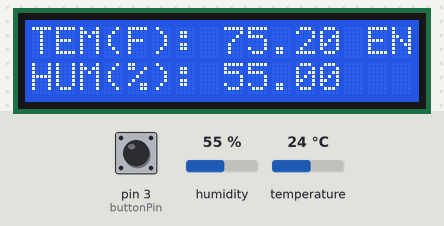
A sketch run on a simulated Arduino Uno, built with avr-gcc and run on an emulated ATmega328P. Shown: 16×2 character LCD. Inputs (shaded band) come from the test bench; at power-on: pin 3 (buttonPin) LOW, humidity 55 %, temperature 24 °C.

Above: at 1.2 s.
1.3 s: pin 3 (buttonPin) pulled HIGH for 0.15 s
At 2.5 s:
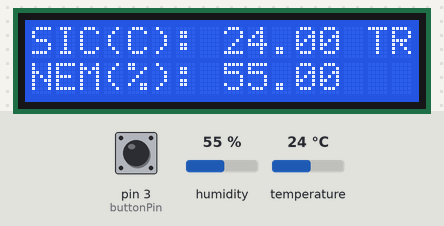
2.9 s: pin 3 (buttonPin) pulled HIGH for 1 s
At 4.2 s:
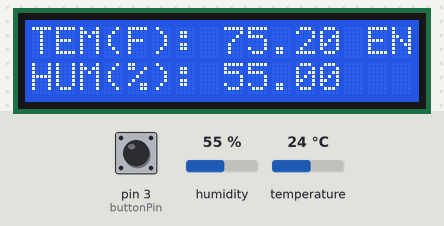
10.0 s: humidity set to 22 %
At 11.4 s:
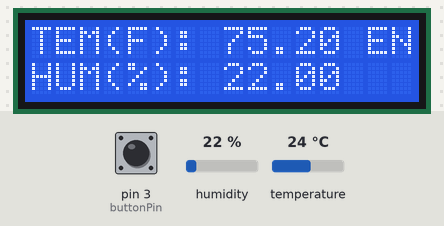
11.9 s: temperature set to 12 °C
At 13.3 s:
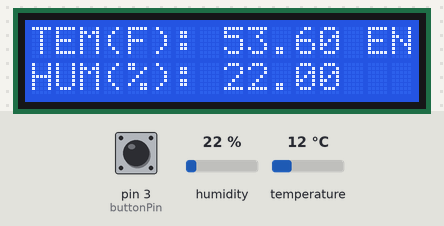
14.0 s: pin 3 (buttonPin) pulled HIGH for 0.15 s
At 15.4 s:
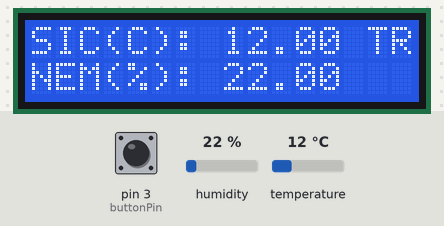
20.3 s: humidity set to 40 %
At 21.4 s:
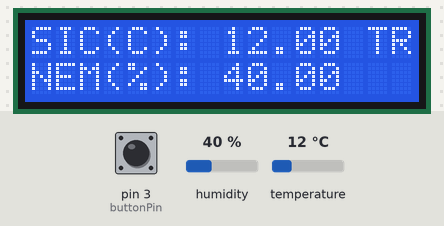
Timing chart, 0 to 23.2 s (numbered marks = the images above; inputs shaded):
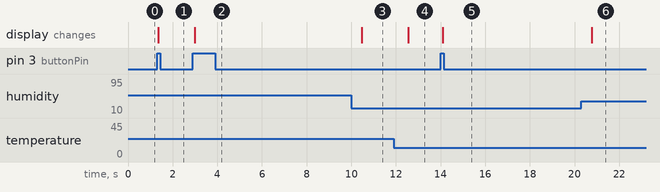

The sketch:

code.ino
```cpp
#include <Wire.h>
#include <LiquidCrystal_I2C.h>
#include <DHT.h>

char LCD_LANGUAGE = 'E';  // E for English, T for Turkish

const int buttonPin = 3;
const int dht11Pin = 2;
DHT dht(dht11Pin, DHT11);
LiquidCrystal_I2C lcd(0x27, 16, 2);

int buttonState = 0;
int previousButtonState = 0;

void setup() {
  dht.begin();
  lcd.init();
  lcd.backlight();
  pinMode(buttonPin, INPUT);
}

void loop() {
  float h = dht.readHumidity();
  float t = dht.readTemperature();

  if (isnan(h) || isnan(t)) {
    lcd.setCursor(0, 0);
    lcd.print("Failed to read");
    return;
  }

  buttonState = digitalRead(buttonPin);

  if (buttonState != previousButtonState && buttonState == HIGH) {
    changeLanguage();
  }

  previousButtonState = buttonState;

  displayOnLCD(h, t);

  delay(50);
}

void changeLanguage() {
  if (LCD_LANGUAGE == 'E') {
    LCD_LANGUAGE = 'T';
  } else {
    LCD_LANGUAGE = 'E';
  }
}

void displayOnLCD(float h, float t) {
  lcd.clear();

  if (LCD_LANGUAGE == 'E') {
    lcd.setCursor(0, 0);
    lcd.print("TEM(F):");
    float f = t * 9 / 5 + 32;
    if (f < 100)
      lcd.print(" ");
    if (f < 10)
      lcd.print(" ");
    lcd.print(f, 2);
    lcd.setCursor(14, 0);
    lcd.print("EN");
    lcd.setCursor(0, 1);
    lcd.print("HUM(%): ");
    lcd.print(h, 2);
  } else {
    lcd.print("SIC(C):");
    if (t < 100)
      lcd.print(" ");
    if (t < 10)
      lcd.print(" ");
    lcd.print(t, 2);
    lcd.setCursor(14, 0);
    lcd.print("TR");
    lcd.setCursor(0, 1);
    lcd.print("NEM(%): ");
    lcd.print(h, 2);
  }
}
```

Measured:
- after the input at 1.3 s, the display: changes after 0.05 s (image 1)
- after the input at 2.9 s, the display: changes after 0.10 s (image 2)
- after the input at 10.0 s, the display: changes after 0.47 s (image 3)
- after the input at 11.9 s, the display: changes after 0.65 s (image 4)
- after the input at 14.0 s, the display: changes after 0.10 s (image 5)
- after the input at 20.3 s, the display: changes after 0.47 s (image 6)
